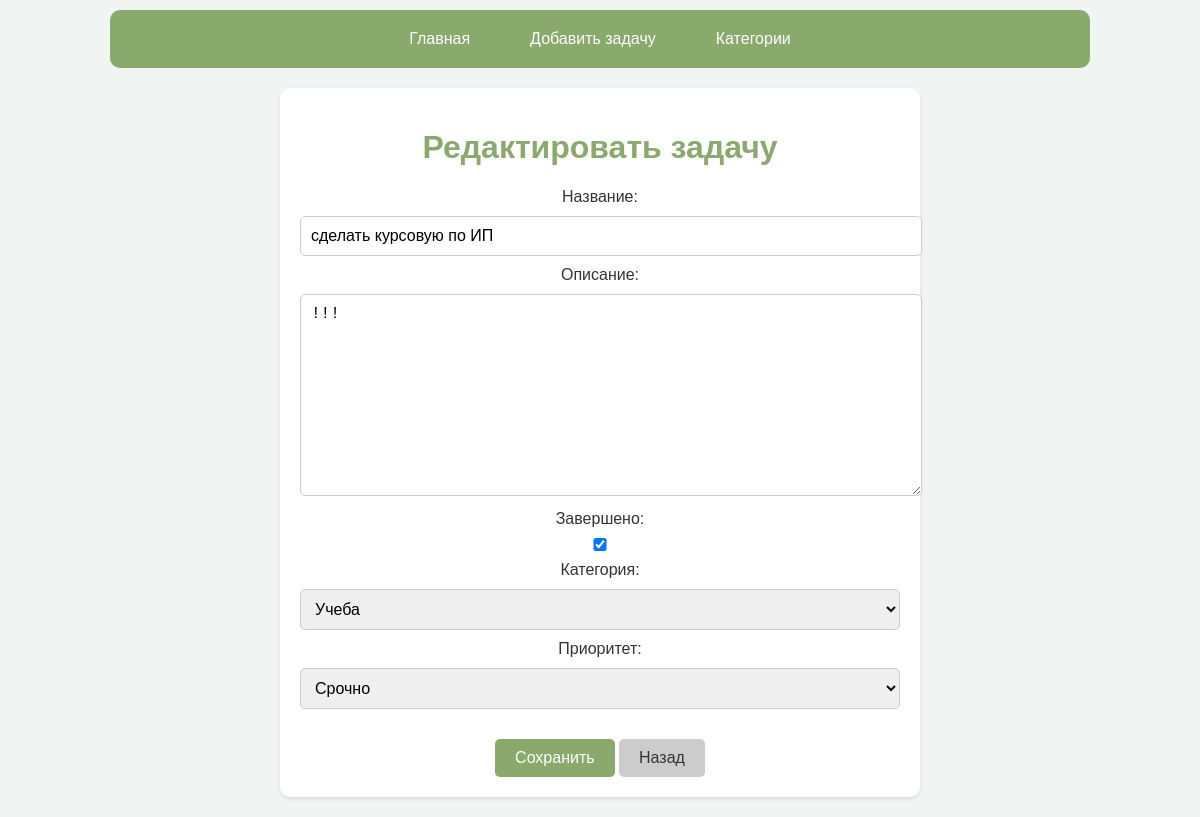
Page /edit/1/ on the committed database.
### tasks/models.py (models this page shows, shortened)
class Task(models.Model):
    title = models.CharField(max_length=200)
    description = models.TextField(blank=True, max_length=300)
    completed = models.BooleanField(default=False)
    category = models.ForeignKey(Category, on_delete=models.CASCADE, null=True, blank=True)
    priority = models.ForeignKey(Priority, on_delete=models.SET_NULL, null=True, blank=True)

### tasks/views.py (the view)
# urls.py: path('edit/<int:task_id>/', views.task_update, name='task_update'),
def task_update(request, task_id):
    task = Task.objects.get(id=task_id)
    if request.method == 'POST':
        form = TaskForm(request.POST, instance=task)
        if form.is_valid():
            form.save()
            return redirect('task_list')
    else:
        form = TaskForm(instance=task)
    return render(request, 'tasks/task_form.html', {'form': form})

### tasks/forms.py
class TaskForm(forms.ModelForm):
    class Meta:
        model = Task
        fields = ['title', 'description', 'completed', 'category', 'priority']

### tasks/models.py (called while the page is built)
    def __str__(self):
        return self.name

    def __str__(self):
        return self.level

### tasks/templates/tasks/task_form.html (shortened to what this page needs)
{% extends "base.html" %}
{% block content %}
<div class="task-form">
    <h1>{% if form.instance.pk %}Редактировать{% else %}Создать{% endif %} задачу</h1>
    <form method="post">
        <div class="form-group">
            <label for="id_title">Название:</label>
            {{ form.title }}
        </div>
        <div class="form-group">
            <label for="id_description">Описание:</label>
            {{ form.description }}
        </div>
        <div class="form-group">
            <label for="id_completed">Завершено:</label>
            {{ form.completed }}
        </div>
        <div class="form-group">
            <label for="id_category">Категория:</label>
            {{ form.category }}
        </div>
        <div class="form-group">
            <label for="id_priority">Приоритет:</label>
            {{ form.priority }}
        </div>
        <button type="submit">Сохранить</button>
        <a href="{% url 'task_list' %}">Назад</a>
    </form>
</div>
{% endblock %}

### tasks/static/css/style.css (style rules this page uses)
body { font-family: Arial, sans-serif; background-color: #f0f4f3; color: #333; text-align: center; margin: 0; padding: 0; }
h1 { color: #89a96d; }
.add-btn, .task-form button { display: inline-block; background: #89a96d; color: white; padding: 10px 20px; border-radius: 5px; text-decoration: none; margin-top: 20px; transition: background-color 0.3s; border: none; cursor: pointer; font-size: 16px; }
.task-form { background: #fff; padding: 20px; margin: 20px auto; width: 50%; border-radius: 10px; box-shadow: 0 2px 5px rgba(0, 0, 0, 0.1); }
.task-form input, .task-form textarea, .task-form select { width: 100%; padding: 10px; margin: 10px 0; border: 1px solid #ccc; border-radius: 5px; font-size: 16px; }
.task-form a { display: inline-block; background: #ccc; color: #333; padding: 10px 20px; border-radius: 5px; text-decoration: none; margin-top: 10px; transition: background-color 0.3s; }

### rows in the picture
Task: title "сделать курсовую по ИП", description "!!!", completed "☑", category "Учеба", priority "Срочно"
